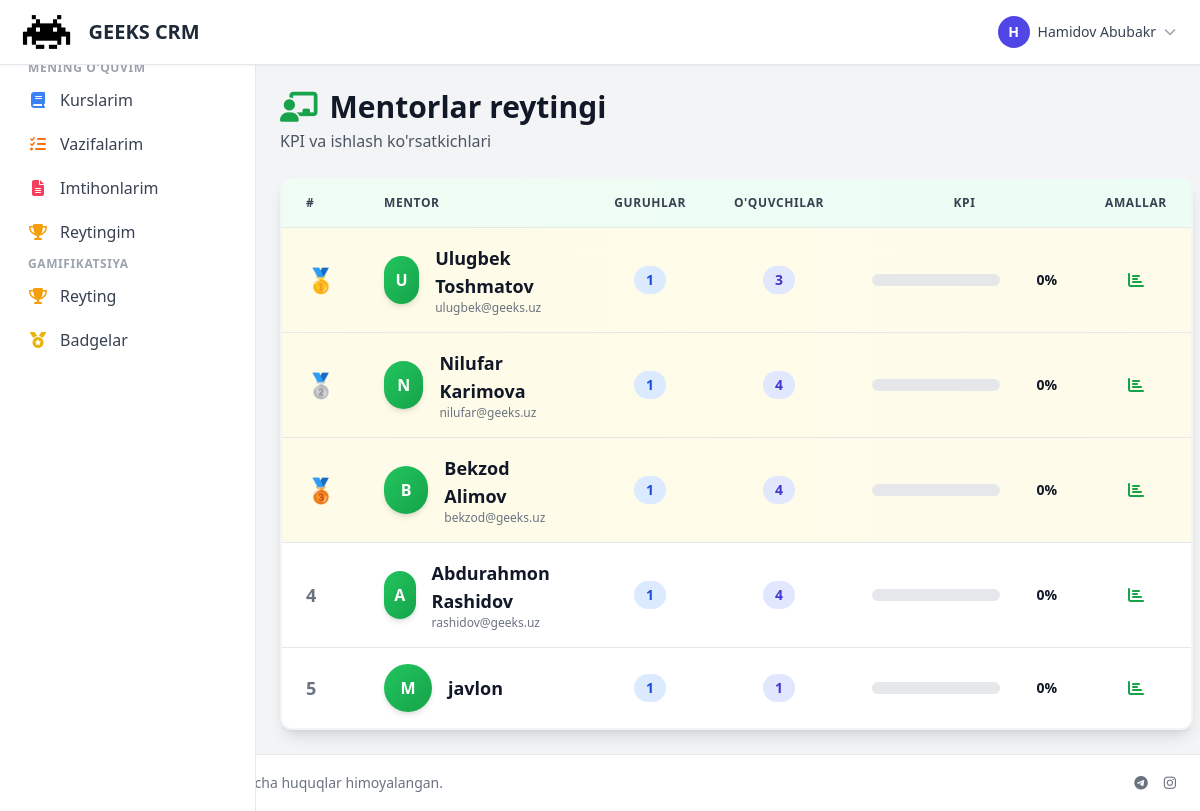
The app's page /mentors/ranking/ (signed in) with its own data.
### accounts/models.py (models this page shows, shortened)
class User(AbstractUser):
    ROLE_CHOICES = [
        ('admin', 'Administrator'),
        ('manager', 'Menejer'),
        ('mentor', 'Mentor'),
        ('student', "O'quvchi"),
        ('parent', 'Ota-ona'),
        ('accountant', 'Buxgalter'),
        ('sales', 'Sotuvchi'),
        ('sales_manager', 'Sotuvchilar menejeri'),
    ]
    role = models.CharField(max_length=20, choices=ROLE_CHOICES, default='student', verbose_name='Rol')
    phone = models.CharField(max_length=20, blank=True, null=True, verbose_name='Telefon')
    telegram_id = models.BigIntegerField(blank=True, null=True, unique=True, verbose_name='Telegram ID')
    telegram_username = models.CharField(max_length=100, blank=True, null=True, verbose_name='Telegram username')
    avatar = models.ImageField(upload_to='avatars/', blank=True, null=True, verbose_name='Avatar')
    is_active = models.BooleanField(default=True, verbose_name='Faol')
    created_at = models.DateTimeField(auto_now_add=True, verbose_name='Yaratilgan sana')
    updated_at = models.DateTimeField(auto_now=True, verbose_name='Yangilangan sana')
    class Meta:
        verbose_name = 'Foydalanuvchi'
        verbose_name_plural = 'Foydalanuvchilar'
        ordering = ['-created_at']
        indexes = [
            models.Index(fields=['role', 'is_active']),
            models.Index(fields=['telegram_id']),
            models.Index(fields=['created_at']),
        ]
    @property
    def is_admin(self):
        return self.role == 'admin' or self.is_superuser
    @property
    def is_manager(self):
        return self.role == 'manager'

### mentors/views.py (the view)
# urls.py: path('ranking/', views.MentorRankingView.as_view(), name='mentor_ranking'),
class MentorRankingView(LoginRequiredMixin, TemplateView):
    template_name = 'mentors/mentor_ranking.html'
    def get_context_data(self, **kwargs):
        context = super().get_context_data(**kwargs)
        from accounts.models import User
        from courses.models import Group
        from .models import MentorKPI
        mentors = User.objects.filter(role='mentor', is_active=True)
        mentor_data = []
        for mentor in mentors:
            groups = Group.objects.filter(mentor=mentor, is_active=True)
            total_students = sum(g.students.filter(role='student').count() for g in groups)
            kpi = MentorKPI.objects.filter(mentor=mentor).order_by('-year', '-month').first()
            mentor_data.append({
                'user': mentor,
                'groups_count': groups.count(),
                'students_count': total_students,
                'kpi_score': kpi.total_kpi_score if kpi else 0
            })
        mentor_data.sort(key=lambda x: x['kpi_score'], reverse=True)
        context['mentors'] = mentor_data
        context['can_create'] = self.request.user.is_admin or self.request.user.is_manager
        return context

### templates/mentors/mentor_ranking.html (shortened to what this page needs)
{% extends 'base.html' %}
{% load static %}
{% block content %}
<div class="space-y-6">
    <div class="flex flex-col sm:flex-row sm:items-center sm:justify-between gap-4">
        <div>
            <h1 class="text-2xl sm:text-3xl font-bold text-gray-900 flex items-center gap-3">
                <i class="fas fa-chalkboard-teacher text-green-600"></i>
                Mentorlar reytingi
            </h1>
            <p class="text-gray-600 mt-1">KPI va ishlash ko'rsatkichlari</p>
        </div>
    </div>
    <div class="bg-white rounded-xl shadow-lg overflow-hidden border-2 border-gray-100">
        <div class="overflow-x-auto">
            <table class="w-full min-w-full divide-y divide-gray-200">
                <thead class="bg-gradient-to-r from-green-50 to-emerald-50">
                    <tr>
                        <th class="px-6 py-4 text-left text-xs font-bold text-gray-700 uppercase tracking-wider w-20">#</th>
                        <th class="px-6 py-4 text-left text-xs font-bold text-gray-700 uppercase tracking-wider">Mentor</th>
                        <th class="px-6 py-4 text-center text-xs font-bold text-gray-700 uppercase tracking-wider">Guruhlar</th>
                        <th class="px-6 py-4 text-center text-xs font-bold text-gray-700 uppercase tracking-wider">O'quvchilar</th>
                        <th class="px-6 py-4 text-center text-xs font-bold text-gray-700 uppercase tracking-wider">KPI</th>
                        <th class="px-6 py-4 text-center text-xs font-bold text-gray-700 uppercase tracking-wider">Amallar</th>
                    </tr>
                </thead>
                <tbody class="bg-white divide-y divide-gray-200">
                    {% for mentor in mentors %}
                    <tr class="hover:bg-green-50 transition {% if forloop.counter <= 3 %}bg-gradient-to-r from-yellow-50 to-amber-50{% endif %}">
                        <td class="px-6 py-4">
                            {% if forloop.counter == 1 %}
                            <span class="text-2xl">🥇</span>
                            {% elif forloop.counter == 2 %}
                            <span class="text-2xl">🥈</span>
                            {% elif forloop.counter == 3 %}
                            <span class="text-2xl">🥉</span>
                            {% else %}
                            <span class="text-gray-500 font-bold text-lg">{{ forloop.counter }}</span>
                            {% endif %}
                        </td>
                        <td class="px-6 py-4">
                            <div class="flex items-center gap-4">
                                <div class="w-12 h-12 bg-gradient-to-br from-green-500 to-green-600 rounded-full flex items-center justify-center text-white font-bold shadow-md">
                                    {{ mentor.user.first_name.0|upper|default:"M" }}
                                </div>
                                <div>
                                    <a href="{% url 'accounts:profile_detail' mentor.user.pk %}"
                                       class="font-semibold text-gray-900 text-lg hover:text-green-600 transition">
                                        {{ mentor.user.get_full_name|default:mentor.user.username }}
                                    </a>
                                    <p class="text-xs text-gray-500">{{ mentor.user.email }}</p>
                                </div>
                            </div>
                        </td>
                        <td class="px-6 py-4 text-center">
                            <span class="inline-flex items-center px-3 py-1 rounded-full text-sm font-semibold bg-blue-100 text-blue-700">
                                {{ mentor.groups_count|default:0 }}
                            </span>
                        </td>
                        <td class="px-6 py-4 text-center">
                            <span class="inline-flex items-center px-3 py-1 rounded-full text-sm font-semibold bg-indigo-100 text-indigo-700">
                                {{ mentor.students_count|default:0 }}
                            </span>
                        </td>
                        <td class="px-6 py-4">
                            <div class="flex items-center justify-center gap-3">
                                <div class="w-32 bg-gray-200 rounded-full h-3 overflow-hidden">
                                </div>
                                <span class="text-sm font-bold text-gray-900 min-w-[45px] text-right">
                                    {{ mentor.kpi_score|floatformat:0|default:0 }}%
                                </span>
                            </div>
                        </td>
                        <td class="px-6 py-4 text-center">
                            <div class="flex items-center justify-center gap-2">
                                {% now "Y" as current_year %}
                                {% now "n" as current_month %}
                                <a href="{% url 'mentors:kpi_detail' mentor.user.pk current_year current_month %}"
                                   class="p-2 hover:bg-green-100 rounded-lg transition"
                                   title="KPI">
                                    <i class="fas fa-chart-bar text-green-600"></i>
                                </a>
                            </div>
                        </td>
                    </tr>
                    {% endfor %}
                </tbody>
            </table>
        </div>
    </div>
</div>
{% endblock %}

### templates/base.html (shortened to what this page needs)
{% load static %}
{% load humanize %}
{% load crud_tags %}
<!DOCTYPE html>
<html lang="uz">
<head>
    <script src="https://cdn.tailwindcss.com"></script>
    <link href="https://cdnjs.cloudflare.com/ajax/libs/font-awesome/6.5.1/css/all.min.css" rel="stylesheet">
</head>
<body class="bg-gray-100 min-h-screen flex flex-col">
    <nav class="bg-white shadow-sm border-b border-gray-200 sticky top-0 z-40">
        <div class="max-w-full mx-auto px-4">
            <div class="flex items-center justify-between h-16">
                <div class="flex items-center gap-4">
                    <a href="{% url 'dashboard' %}" class="flex items-center gap-3">
                        <img src="{% static 'img/logo_dark.png' %}" alt="Logo" class="h-10 w-auto" onerror="this.style.display='none'">
                        <span class="text-xl font-bold text-gray-800">GEEKS CRM</span>
                    </a>
                </div>
                {% if user.is_authenticated %}
                <div class="flex items-center gap-4">
                    <div class="relative" x-data="{open: false}">
                        <button @click="open = !open" class="flex items-center gap-2 p-2 rounded-lg hover:bg-gray-100">
                            <div class="w-8 h-8 bg-indigo-600 rounded-full flex items-center justify-center text-white text-sm font-bold">
                                {{ user.first_name.0|upper|default:user.username.0|upper }}
                            </div>
                            <span class="hidden sm:block text-sm font-medium text-gray-700">{{ user.get_full_name|default:user.username }}</span>
                            <i class="fas fa-chevron-down text-gray-400 text-xs"></i>
                        </button>
                    </div>
                </div>
                {% else %}
                <a href="{% url 'accounts:login' %}" class="px-4 py-2 bg-indigo-600 text-white rounded-lg hover:bg-indigo-700">
                    Kirish
                </a>
                {% endif %}
            </div>
        </div>
    </nav>
    <div class="flex flex-1">
        {% if user.is_authenticated %}
        <aside id="sidebar" class="w-64 bg-white border-r border-gray-200 fixed inset-y-0 left-0 z-30 transform -translate-x-full lg:translate-x-0 transition-transform duration-200 pt-16 lg:pt-0">
            <nav class="p-4 space-y-1 overflow-y-auto h-full">
                <a href="{% url 'dashboard' %}" class="flex items-center gap-3 px-3 py-2 rounded-lg text-gray-700 hover:bg-gray-100 {% if request.path == '/' %}bg-indigo-50 text-indigo-700{% endif %}">
                    <span>Dashboard</span>
                </a>
                {% if user.role == 'student' %}
                <p class="text-xs font-semibold text-gray-400 uppercase tracking-wider mt-6 mb-2 px-3">Mening o'quvim</p>
                <a href="{% url 'courses:course_list' %}" class="flex items-center gap-3 px-3 py-2 rounded-lg text-gray-700 hover:bg-gray-100">
                    <i class="fas fa-book w-5 text-center text-blue-500"></i>
                    <span>Kurslarim</span>
                </a>
                <a href="{% url 'homework:homework_list' %}" class="flex items-center gap-3 px-3 py-2 rounded-lg text-gray-700 hover:bg-gray-100">
                    <i class="fas fa-tasks w-5 text-center text-orange-500"></i>
                    <span>Vazifalarim</span>
                </a>
                <a href="{% url 'exams:exam_list' %}" class="flex items-center gap-3 px-3 py-2 rounded-lg text-gray-700 hover:bg-gray-100">
                    <i class="fas fa-file-alt w-5 text-center text-rose-500"></i>
                    <span>Imtihonlarim</span>
                </a>
                <a href="{% url 'gamification:overall_ranking' %}" class="flex items-center gap-3 px-3 py-2 rounded-lg text-gray-700 hover:bg-gray-100">
                    <i class="fas fa-trophy w-5 text-center text-amber-500"></i>
                    <span>Reytingim</span>
                </a>
                {% endif %}
                {% if user.role == 'admin' or user.role == 'manager' or user.role == 'student' %}
                <p class="text-xs font-semibold text-gray-400 uppercase tracking-wider mt-6 mb-2 px-3">Gamifikatsiya</p>
                <a href="{% url 'gamification:ranking' %}" class="flex items-center gap-3 px-3 py-2 rounded-lg text-gray-700 hover:bg-gray-100">
                    <i class="fas fa-trophy w-5 text-center text-amber-500"></i>
                    <span>Reyting</span>
                </a>
                <a href="{% url 'gamification:student_badges' %}" class="flex items-center gap-3 px-3 py-2 rounded-lg text-gray-700 hover:bg-gray-100">
                    <i class="fas fa-medal w-5 text-center text-yellow-500"></i>
                    <span>Badgelar</span>
                </a>
                {% endif %}
            </nav>
        </aside>
        {% endif %}
        <main class="flex-1 p-4 sm:p-6 {% if user.is_authenticated %}lg:ml-64{% endif %}" style="min-height: 0;">
            {% block content %}{% endblock %}
        </main>
    </div>
    <footer class="bg-white border-t border-gray-200 py-4 px-6 mt-auto">
        <div class="flex flex-col md:flex-row justify-between items-center gap-2 text-sm text-gray-500">
            <div class="flex items-center gap-2">
                <span>&copy; 2024 GEEKS Academy. Barcha huquqlar himoyalangan.</span>
            </div>
            <div class="flex items-center gap-4">
                <a href="#" class="hover:text-gray-700"><i class="fab fa-telegram"></i></a>
                <a href="#" class="hover:text-gray-700"><i class="fab fa-instagram"></i></a>
            </div>
        </div>
    </footer>
</body>
</html>

### records on screen
User: first_name.0 "H", get_full_name "Hamidov Abubakr"
User: user.first_name.0 "U", user.get_full_name "Ulugbek Toshmatov", user.email "ulugbek@geeks.uz", groups_count "1", students_count "3", kpi_score "0"
User: user.first_name.0 "N", user.get_full_name "Nilufar Karimova", user.email "nilufar@geeks.uz", groups_count "1", students_count "4", kpi_score "0"
User: user.first_name.0 "B", user.get_full_name "Bekzod Alimov", user.email "bekzod@geeks.uz", groups_count "1", students_count "4", kpi_score "0"
User: user.first_name.0 "A", user.get_full_name "Abdurahmon Rashidov", user.email "rashidov@geeks.uz", groups_count "1", students_count "4", kpi_score "0"
User: user.first_name.0 "M", user.get_full_name "javlon", groups_count "1", students_count "1", kpi_score "0"
